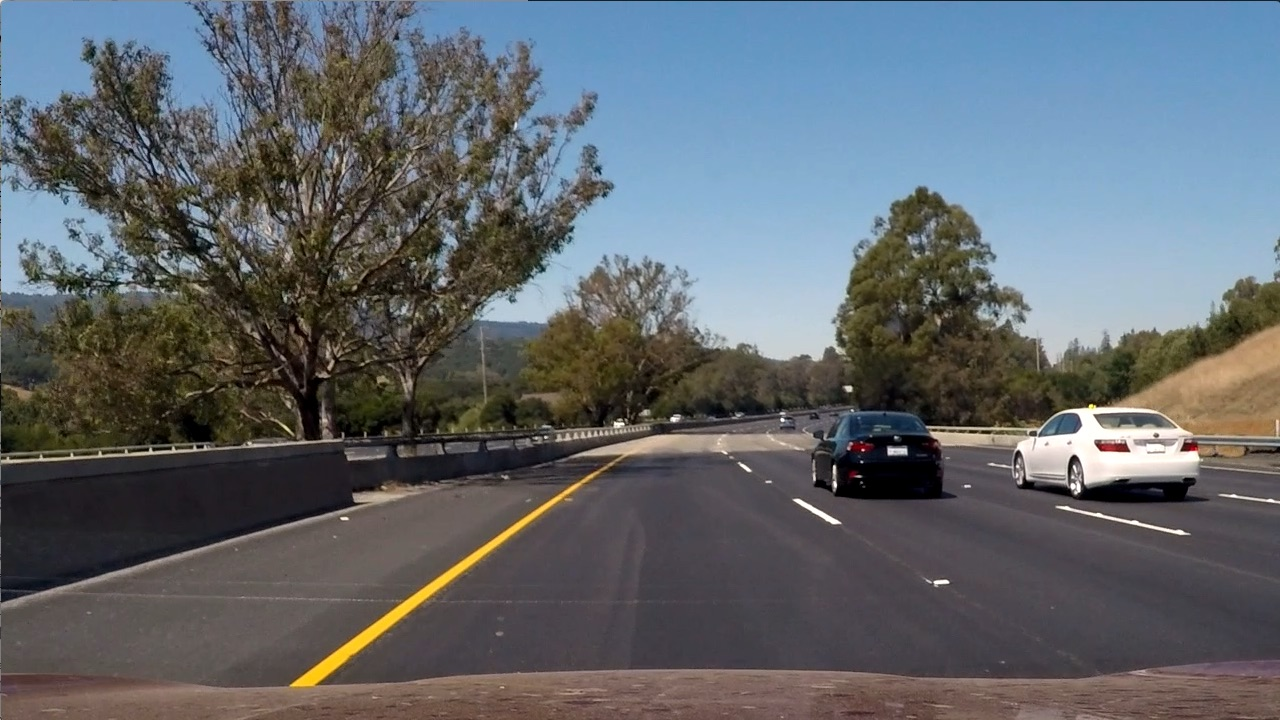
#> input picture chameera_sourcecode/svm/train_car/image_0006.jpg, 1280 x 720 px; its folder holds 4 pictures in this run
$ python one_image.py
#> lines starting #> are read from the running program, lines starting #| are printed output that depends on the picture
import cv2
import numpy as np
import seaborn as sns
from matplotlib import pyplot as plt
import matplotlib.image as mpimg
from skimage.feature import hog

# import training dataset of cars and non-cars
import glob

# sources  https://github.com/udacity/CarND-Vehicle-Detection/tree/master/test_images
car_images = glob.glob("/Users/user1/Downloads/CV/Chameera/svm/train_car/*.jpg")  # import images of cars image files
no_car_images = glob.glob("/Users/user1/Downloads/CV/Chameera/svm/train_nocar/*.jpg")

print(len(car_images))  # print length of all image files
print(len(no_car_images))

# Choose an index to display a specific image
index = 2

# Display the color image
image_color = cv2.imread(car_images[index])
#> image_color is the input picture: shape (720, 1280, 3); mean B, G, R 107.9, 102.6, 97
plt.imshow(cv2.cvtColor(image_color, cv2.COLOR_BGR2RGB))
plt.title('Color Image')
plt.show()

# Convert the color image to grayscale
image_gray = cv2.cvtColor(image_color, cv2.COLOR_BGR2GRAY)
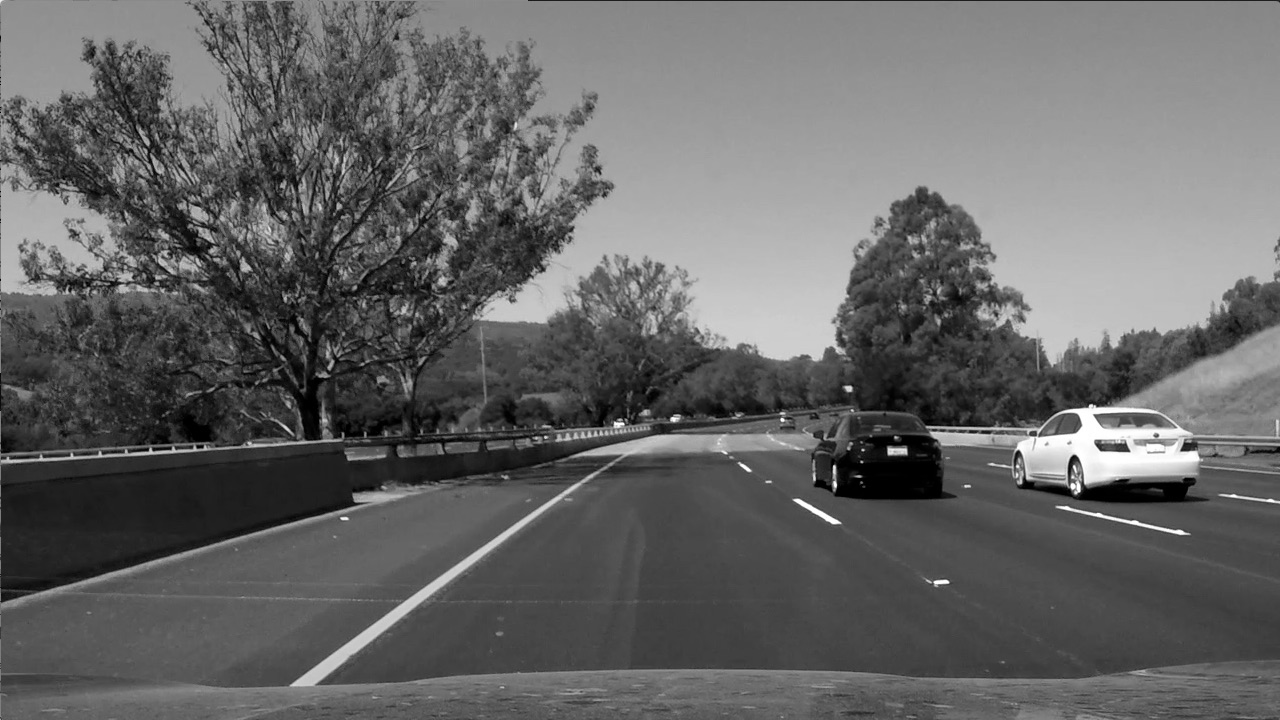
#> image_gray: shape (720, 1280); min 0, max 255, mean 101.5
plt.imshow(image_gray, cmap='gray')
plt.title('Grayscale Image')
plt.show()

# Get HOG Features
# applying features to the gray image
features, hog_image = hog(image_gray,
                          orientations = 11, # angles
                          pixels_per_cell = (16,16), #window
                          cells_per_block = (2,2), # amount of cells
                          transform_sqrt = False,
                          visualize = True,
                          feature_vector = True)
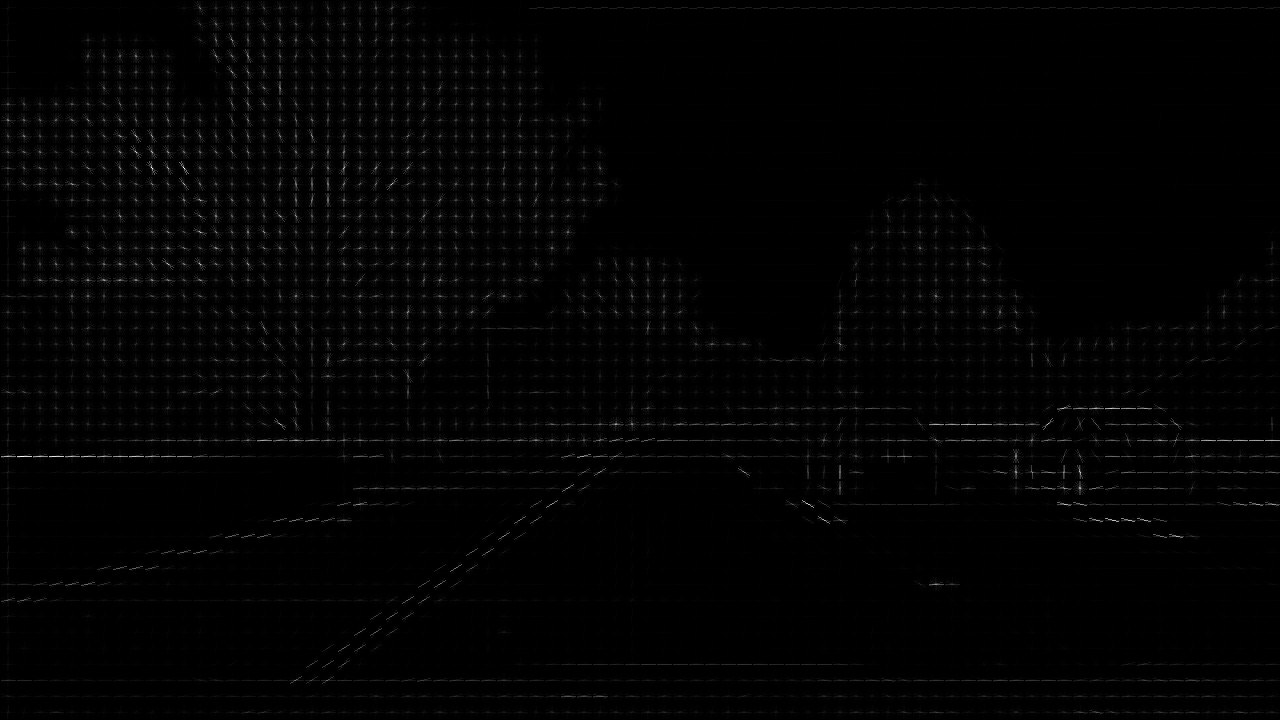
#> hog_image: shape (720, 1280) float64; min 0, max 58.24, mean 0.7; drawn with min black and max white
# plot
print(features.shape)
#| (152944,)
print(hog_image.shape)
#| (720, 1280)
plt.imshow(hog_image, cmap= 'gray')
plt.show()
